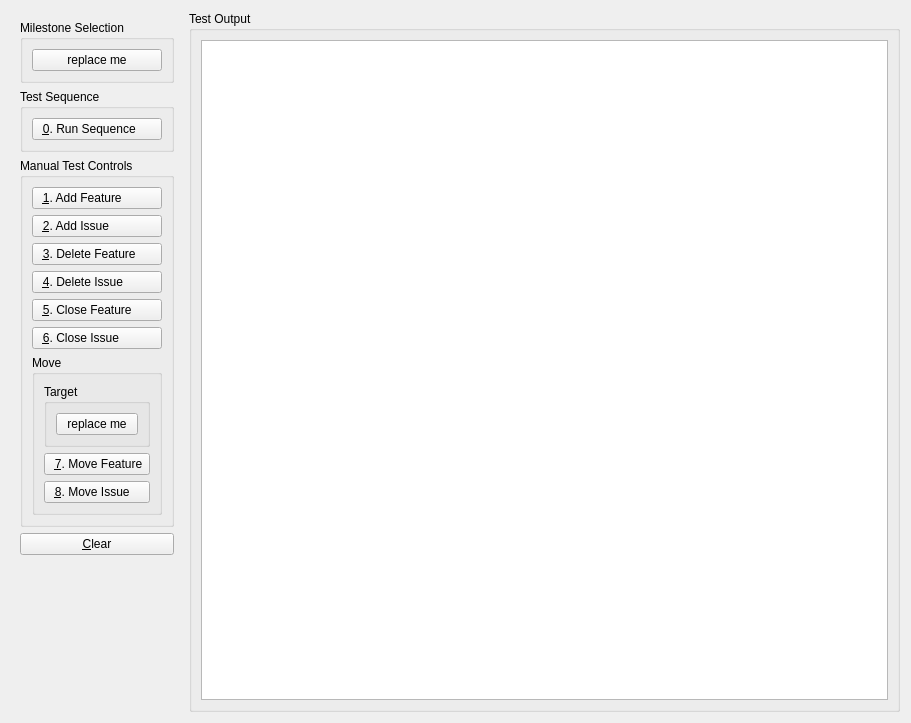
<?xml version="1.0" encoding="UTF-8"?>
<ui version="4.0">
 <class>Form</class>
 <widget class="QWidget" name="Form">
  <property name="geometry">
   <rect>
    <x>0</x>
    <y>0</y>
    <width>911</width>
    <height>723</height>
   </rect>
  </property>
  <property name="windowTitle">
   <string>MilestoneCtrl Test</string>
  </property>
  <layout class="QGridLayout" name="gridLayout_8">
   <item row="0" column="0">
    <widget class="QWidget" name="widget_4" native="true">
     <layout class="QGridLayout" name="gridLayout_7">
      <item row="0" column="0">
       <widget class="QGroupBox" name="groupBox">
        <property name="title">
         <string>Milestone Selection</string>
        </property>
        <layout class="QGridLayout" name="gridLayout_4">
         <item row="0" column="0">
          <widget class="QPushButton" name="xx_selection">
           <property name="text">
            <string>replace me</string>
           </property>
          </widget>
         </item>
        </layout>
       </widget>
      </item>
      <item row="1" column="0">
       <widget class="QGroupBox" name="groupBox_2">
        <property name="title">
         <string>Test Sequence</string>
        </property>
        <layout class="QGridLayout" name="gridLayout">
         <item row="0" column="0">
          <widget class="QPushButton" name="xx_run_sequence">
           <property name="styleSheet">
            <string notr="true">text-align:left; </string>
           </property>
           <property name="text">
            <string>   &amp;0. Run Sequence</string>
           </property>
           <property name="checkable">
            <bool>false</bool>
           </property>
           <property name="checked">
            <bool>false</bool>
           </property>
           <property name="autoRepeat">
            <bool>false</bool>
           </property>
           <property name="autoExclusive">
            <bool>false</bool>
           </property>
           <property name="autoDefault">
            <bool>false</bool>
           </property>
           <property name="default">
            <bool>false</bool>
           </property>
           <property name="flat">
            <bool>false</bool>
           </property>
          </widget>
         </item>
        </layout>
       </widget>
      </item>
      <item row="4" column="0">
       <spacer name="verticalSpacer">
        <property name="orientation">
         <enum>Qt::Vertical</enum>
        </property>
        <property name="sizeHint" stdset="0">
         <size>
          <width>20</width>
          <height>144</height>
         </size>
        </property>
       </spacer>
      </item>
      <item row="2" column="0">
       <widget class="QGroupBox" name="groupBox_3">
        <property name="title">
         <string>Manual Test Controls</string>
        </property>
        <layout class="QGridLayout" name="gridLayout_6">
         <item row="0" column="0">
          <widget class="QPushButton" name="xx_add_feature">
           <property name="styleSheet">
            <string notr="true">text-align:left; </string>
           </property>
           <property name="text">
            <string>   &amp;1. Add Feature</string>
           </property>
           <property name="checkable">
            <bool>false</bool>
           </property>
           <property name="checked">
            <bool>false</bool>
           </property>
           <property name="autoRepeat">
            <bool>false</bool>
           </property>
           <property name="autoExclusive">
            <bool>false</bool>
           </property>
           <property name="autoDefault">
            <bool>false</bool>
           </property>
           <property name="default">
            <bool>false</bool>
           </property>
           <property name="flat">
            <bool>false</bool>
           </property>
          </widget>
         </item>
         <item row="1" column="0">
          <widget class="QPushButton" name="xx_add_issue">
           <property name="styleSheet">
            <string notr="true">text-align:left; </string>
           </property>
           <property name="text">
            <string>   &amp;2. Add Issue</string>
           </property>
           <property name="checkable">
            <bool>false</bool>
           </property>
           <property name="checked">
            <bool>false</bool>
           </property>
           <property name="autoRepeat">
            <bool>false</bool>
           </property>
           <property name="autoExclusive">
            <bool>false</bool>
           </property>
           <property name="autoDefault">
            <bool>false</bool>
           </property>
           <property name="default">
            <bool>false</bool>
           </property>
           <property name="flat">
            <bool>false</bool>
           </property>
          </widget>
         </item>
         <item row="2" column="0">
          <widget class="QPushButton" name="xx_delete_feature">
           <property name="styleSheet">
            <string notr="true">text-align:left; </string>
           </property>
           <property name="text">
            <string>   &amp;3. Delete Feature</string>
           </property>
           <property name="checkable">
            <bool>false</bool>
           </property>
           <property name="checked">
            <bool>false</bool>
           </property>
           <property name="autoRepeat">
            <bool>false</bool>
           </property>
           <property name="autoExclusive">
            <bool>false</bool>
           </property>
           <property name="autoDefault">
            <bool>false</bool>
           </property>
           <property name="default">
            <bool>false</bool>
           </property>
           <property name="flat">
            <bool>false</bool>
           </property>
          </widget>
         </item>
         <item row="3" column="0">
          <widget class="QPushButton" name="xx_delete_issue">
           <property name="styleSheet">
            <string notr="true">text-align:left; </string>
           </property>
           <property name="text">
            <string>   &amp;4. Delete Issue</string>
           </property>
           <property name="checkable">
            <bool>false</bool>
           </property>
           <property name="checked">
            <bool>false</bool>
           </property>
           <property name="autoRepeat">
            <bool>false</bool>
           </property>
           <property name="autoExclusive">
            <bool>false</bool>
           </property>
           <property name="autoDefault">
            <bool>false</bool>
           </property>
           <property name="default">
            <bool>false</bool>
           </property>
           <property name="flat">
            <bool>false</bool>
           </property>
          </widget>
         </item>
         <item row="4" column="0">
          <widget class="QPushButton" name="xx_close_feature">
           <property name="styleSheet">
            <string notr="true">text-align:left; </string>
           </property>
           <property name="text">
            <string>   &amp;5. Close Feature</string>
           </property>
           <property name="checkable">
            <bool>false</bool>
           </property>
           <property name="checked">
            <bool>false</bool>
           </property>
           <property name="autoRepeat">
            <bool>false</bool>
           </property>
           <property name="autoExclusive">
            <bool>false</bool>
           </property>
           <property name="autoDefault">
            <bool>false</bool>
           </property>
           <property name="default">
            <bool>false</bool>
           </property>
           <property name="flat">
            <bool>false</bool>
           </property>
          </widget>
         </item>
         <item row="5" column="0">
          <widget class="QPushButton" name="xx_close_issue">
           <property name="styleSheet">
            <string notr="true">text-align:left; </string>
           </property>
           <property name="text">
            <string>   &amp;6. Close Issue</string>
           </property>
           <property name="checkable">
            <bool>false</bool>
           </property>
           <property name="checked">
            <bool>false</bool>
           </property>
           <property name="autoRepeat">
            <bool>false</bool>
           </property>
           <property name="autoExclusive">
            <bool>false</bool>
           </property>
           <property name="autoDefault">
            <bool>false</bool>
           </property>
           <property name="default">
            <bool>false</bool>
           </property>
           <property name="flat">
            <bool>false</bool>
           </property>
          </widget>
         </item>
         <item row="6" column="0">
          <widget class="QGroupBox" name="groupBox_4">
           <property name="title">
            <string>Move</string>
           </property>
           <layout class="QGridLayout" name="gridLayout_5">
            <item row="0" column="0">
             <widget class="QGroupBox" name="groupBox_5">
              <property name="title">
               <string>Target</string>
              </property>
              <layout class="QGridLayout" name="gridLayout_2">
               <item row="0" column="0">
                <widget class="QPushButton" name="xx_move_target">
                 <property name="text">
                  <string>replace me</string>
                 </property>
                </widget>
               </item>
              </layout>
             </widget>
            </item>
            <item row="1" column="0">
             <widget class="QPushButton" name="xx_move_feature">
              <property name="styleSheet">
               <string notr="true">text-align:left; </string>
              </property>
              <property name="text">
               <string>   &amp;7. Move Feature</string>
              </property>
              <property name="checkable">
               <bool>false</bool>
              </property>
              <property name="checked">
               <bool>false</bool>
              </property>
              <property name="autoRepeat">
               <bool>false</bool>
              </property>
              <property name="autoExclusive">
               <bool>false</bool>
              </property>
              <property name="autoDefault">
               <bool>false</bool>
              </property>
              <property name="default">
               <bool>false</bool>
              </property>
              <property name="flat">
               <bool>false</bool>
              </property>
             </widget>
            </item>
            <item row="2" column="0">
             <widget class="QPushButton" name="xx_move_issue">
              <property name="styleSheet">
               <string notr="true">text-align:left; </string>
              </property>
              <property name="text">
               <string>   &amp;8. Move Issue</string>
              </property>
              <property name="checkable">
               <bool>false</bool>
              </property>
              <property name="checked">
               <bool>false</bool>
              </property>
              <property name="autoRepeat">
               <bool>false</bool>
              </property>
              <property name="autoExclusive">
               <bool>false</bool>
              </property>
              <property name="autoDefault">
               <bool>false</bool>
              </property>
              <property name="default">
               <bool>false</bool>
              </property>
              <property name="flat">
               <bool>false</bool>
              </property>
             </widget>
            </item>
           </layout>
          </widget>
         </item>
        </layout>
       </widget>
      </item>
      <item row="3" column="0">
       <widget class="QPushButton" name="xx_clear_output">
        <property name="text">
         <string>&amp;Clear</string>
        </property>
       </widget>
      </item>
     </layout>
    </widget>
   </item>
   <item row="0" column="1">
    <widget class="QGroupBox" name="groupBox_6">
     <property name="sizePolicy">
      <sizepolicy hsizetype="Minimum" vsizetype="Preferred">
       <horstretch>0</horstretch>
       <verstretch>0</verstretch>
      </sizepolicy>
     </property>
     <property name="title">
      <string>Test Output</string>
     </property>
     <layout class="QGridLayout" name="gridLayout_3">
      <item row="0" column="0">
       <widget class="QPlainTextEdit" name="xx_debug">
        <property name="font">
         <font>
          <family>Ubuntu Mono</family>
         </font>
        </property>
        <property name="readOnly">
         <bool>true</bool>
        </property>
       </widget>
      </item>
     </layout>
    </widget>
   </item>
  </layout>
 </widget>
 <resources/>
 <connections>
  <connection>
   <sender>xx_clear_output</sender>
   <signal>clicked()</signal>
   <receiver>xx_debug</receiver>
   <slot>clear()</slot>
   <hints>
    <hint type="sourcelabel">
     <x>112</x>
     <y>574</y>
    </hint>
    <hint type="destinationlabel">
     <x>565</x>
     <y>368</y>
    </hint>
   </hints>
  </connection>
 </connections>
</ui>
